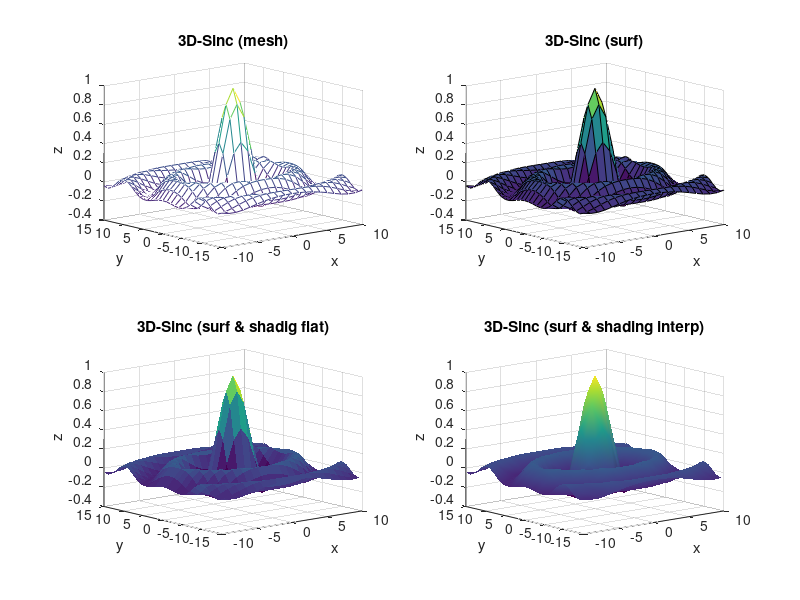

This chart was generated by the following MATLAB code:
% Experiment (my_mesh1.m) zur Funktion mesh

x = -10:10;                      y = -15:15;
[X,Y] = meshgrid(x,y);
R = sqrt(X.^2+Y.^2)+eps;         Z = sin(R)./R;

figure(1);      clf;
subplot(221), mesh(X,Y,Z);
xlabel('x');     ylabel('y');      zlabel('z');
title('3D-Sinc (mesh)');
view(-40, 15);

subplot(222), surf(X,Y,Z);
xlabel('x');     ylabel('y');      zlabel('z');
title('3D-Sinc (surf)');
view(-40, 15);

subplot(223), surf(X,Y,Z);
xlabel('x');     ylabel('y');      zlabel('z');
title('3D-Sinc (surf & shadig flat)');
view(-40, 15);
shading flat

subplot(224), surf(X,Y,Z);
xlabel('x');     ylabel('y');      zlabel('z');
title('3D-Sinc (surf & shading interp)');
view(-40, 15);
shading interp
